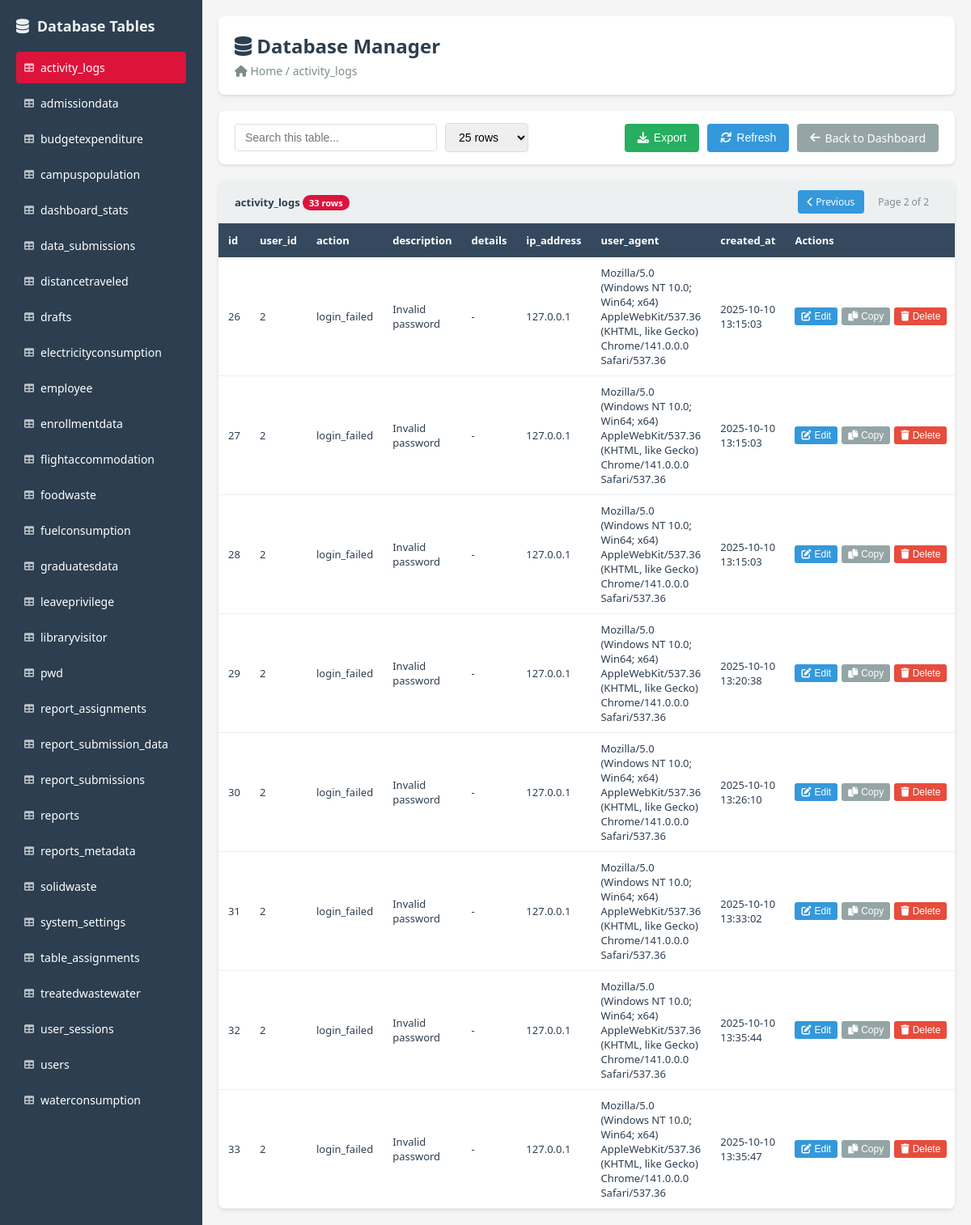
Page /Rework/database_manager.php?table=activity_logs&limit=25&offset=25 on the committed database.
### tables this page shows
CREATE TABLE `activity_logs` (
  `id` int(11) NOT NULL,
  `user_id` int(11) DEFAULT NULL,
  `action` varchar(255) NOT NULL,
  `description` text DEFAULT NULL,
  `details` text DEFAULT NULL,
  `ip_address` varchar(45) DEFAULT NULL,
  `user_agent` text DEFAULT NULL,
  `created_at` timestamp NOT NULL DEFAULT current_timestamp()
);

### Rework/database_manager.php (the view, shortened to what this page needs)
<?php
$database = new Database();
$db = $database->getConnection();
$table = $_GET['table'] ?? '';
function getAllTables($db) {
    $stmt = $db->query("SHOW TABLES");
    return $stmt->fetchAll(PDO::FETCH_COLUMN);
}
function getTableData($db, $table, $limit = 25, $offset = 0) {
    $stmt = $db->query("SELECT * FROM `$table` LIMIT $limit OFFSET $offset");
    return $stmt->fetchAll(PDO::FETCH_ASSOC);
}
function getRowCount($db, $table) {
    $stmt = $db->query("SELECT COUNT(*) as count FROM `$table`");
    return $stmt->fetch(PDO::FETCH_ASSOC)['count'];
}
$tables = getAllTables($db);
$tableData = [];
$rowCount = 0;
if ($table && in_array($table, $tables)) {
    $limit = $_GET['limit'] ?? 25;
    $offset = $_GET['offset'] ?? 0;
    $tableData = getTableData($db, $table, $limit, $offset);
    $rowCount = getRowCount($db, $table);
}
?>
<!DOCTYPE html>
<html lang="en">
<head>
    <link href="https://cdnjs.cloudflare.com/ajax/libs/font-awesome/6.0.0/css/all.min.css" rel="stylesheet">
</head>
<body>
    <div class="sidebar">
        <h2><i class="fas fa-database"></i> Database Tables</h2>
        <ul class="table-list">
            <?php foreach ($tables as $t): ?>
                <li class="table-item <?php echo $table === $t ? 'active' : ''; ?>"
                    onclick="window.location.href='?table=<?php echo $t; ?>'">
                    <i class="fas fa-table"></i>
                    <?php echo $t; ?>
                </li>
            <?php endforeach; ?>
        </ul>
    </div>
    <div class="main-content">
        <div class="header">
            <h1><i class="fas fa-database"></i> Database Manager</h1>
            <div class="breadcrumb">
                <i class="fas fa-home"></i> Home /
                <?php if ($table): ?>
                    <span><?php echo $table; ?></span>
                <?php else: ?>
                    <span>Select a table</span>
                <?php endif; ?>
            </div>
        </div>
        <?php if ($table): ?>
            <div class="toolbar">
                <div class="toolbar-left">
                    <input type="text" class="search-box" placeholder="Search this table..." id="searchBox">
                    <select id="rowsPerPage" onchange="changeLimit(this.value)">
                        <option value="25" <?php echo ($limit ?? 25) == 25 ? 'selected' : ''; ?>>25 rows</option>
                    </select>
                </div>
                <div class="toolbar-right">
                    <button class="btn btn-success" onclick="exportTable()">
                        <i class="fas fa-download"></i> Export
                    </button>
                    <button class="btn btn-primary" onclick="window.location.reload()">
                        <i class="fas fa-sync"></i> Refresh
                    </button>
                    <a href="admin-dashboard.html" class="btn btn-secondary">
                        <i class="fas fa-arrow-left"></i> Back to Dashboard
                    </a>
                </div>
            </div>
            <div class="table-container">
                <div class="info-bar">
                    <div>
                        <strong><?php echo $table; ?></strong>
                        <span class="badge"><?php echo $rowCount; ?> rows</span>
                    </div>
                    <div class="pagination">
                        <?php
                        $currentPage = floor($offset / $limit) + 1;
                        $totalPages = ceil($rowCount / $limit);
                        if ($currentPage > 1): ?>
                            <a href="?table=<?php echo $table; ?>&limit=<?php echo $limit; ?>&offset=<?php echo ($currentPage - 2) * $limit; ?>">
                                <i class="fas fa-chevron-left"></i> Previous
                            </a>
                        <?php endif; ?>
                        <span>Page <?php echo $currentPage; ?> of <?php echo $totalPages; ?></span>
                    </div>
                </div>
                <?php if (!empty($tableData)): ?>
                    <table class="data-table">
                        <thead>
                            <tr>
                                <?php foreach (array_keys($tableData[0]) as $column): ?>
                                    <th><?php echo $column; ?></th>
                                <?php endforeach; ?>
                                <th>Actions</th>
                            </tr>
                        </thead>
                        <tbody>
                            <?php foreach ($tableData as $row): ?>
                                <tr>
                                    <?php foreach ($row as $value): ?>
                                        <td><?php echo htmlspecialchars($value ?? '-'); ?></td>
                                    <?php endforeach; ?>
                                    <td>
                                        <div class="action-btns">
                                            <button class="action-btn edit" onclick="editRow(<?php echo $row['id'] ?? 0; ?>)">
                                                <i class="fas fa-edit"></i> Edit
                                            </button>
                                            <button class="action-btn copy" onclick="copyRow(<?php echo $row['id'] ?? 0; ?>)">
                                                <i class="fas fa-copy"></i> Copy
                                            </button>
                                            <button class="action-btn delete" onclick="deleteRow(<?php echo $row['id'] ?? 0; ?>)">
                                                <i class="fas fa-trash"></i> Delete
                                            </button>
                                        </div>
                                    </td>
                                </tr>
                            <?php endforeach; ?>
                        </tbody>
                    </table>
                <?php endif; ?>
            </div>
        <?php endif; ?>
    </div>
</body>
</html>

### Rework/database_manager.php (style rules this page uses)
* { margin: 0; padding: 0; box-sizing: border-box; }
body { font-family: 'Segoe UI', Tahoma, Geneva, Verdana, sans-serif; background: #f5f5f5; display: flex; min-height: 100vh; }
.sidebar { width: 250px; background: #2c3e50; color: white; padding: 20px; overflow-y: auto; }
.sidebar h2 { margin-bottom: 20px; font-size: 18px; color: #ecf0f1; display: flex; align-items: center; gap: 10px; }
.table-list { list-style: none; }
.table-item { padding: 10px; margin-bottom: 5px; border-radius: 4px; cursor: pointer; transition: background 0.2s; display: flex; align-items: center; gap: 8px; font-size: 14px; }
.table-item.active { background: #dc143c; }
.table-item i { font-size: 12px; opacity: 0.7; }
.main-content { flex: 1; padding: 20px; overflow-x: auto; }
.header { background: white; padding: 20px; border-radius: 8px; margin-bottom: 20px; box-shadow: 0 2px 4px rgba(0,0,0,0.1); }
.header h1 { font-size: 24px; color: #2c3e50; margin-bottom: 5px; }
.header .breadcrumb { color: #7f8c8d; font-size: 14px; }
.toolbar { background: white; padding: 15px 20px; border-radius: 8px; margin-bottom: 20px; display: flex; justify-content: space-between; align-items: center; flex-wrap: wrap; gap: 10px; box-shadow: 0 2px 4px rgba(0,0,0,0.1); }
.toolbar-left { display: flex; gap: 10px; align-items: center; }
.toolbar-right { display: flex; gap: 10px; }
.btn { padding: 8px 16px; border: none; border-radius: 4px; cursor: pointer; font-size: 14px; display: inline-flex; align-items: center; gap: 6px; transition: all 0.2s; text-decoration: none; color: white; }
.btn-primary { background: #3498db; }
.btn-success { background: #27ae60; }
.btn-secondary { background: #95a5a6; }
.table-container { background: white; border-radius: 8px; overflow: hidden; box-shadow: 0 2px 4px rgba(0,0,0,0.1); }
.data-table { width: 100%; border-collapse: collapse; font-size: 13px; }
.data-table thead { background: #34495e; color: white; }
.data-table thead th { padding: 12px; text-align: left; font-weight: 600; white-space: nowrap; }
.data-table tbody tr { border-bottom: 1px solid #ecf0f1; }
.data-table tbody td { padding: 10px 12px; color: #2c3e50; }
.action-btns { display: flex; gap: 5px; }
.action-btn { padding: 4px 8px; border: none; border-radius: 3px; cursor: pointer; font-size: 12px; color: white; display: inline-flex; align-items: center; gap: 4px; }
.action-btn.edit { background: #3498db; }
.action-btn.delete { background: #e74c3c; }
.action-btn.copy { background: #95a5a6; }
.info-bar { background: #ecf0f1; padding: 12px 20px; display: flex; justify-content: space-between; align-items: center; font-size: 13px; color: #2c3e50; }
.pagination { display: flex; gap: 5px; align-items: center; }
.pagination a { padding: 6px 12px; background: #3498db; color: white; text-decoration: none; border-radius: 4px; font-size: 12px; }
.pagination span { padding: 6px 12px; color: #7f8c8d; font-size: 12px; }
.search-box { padding: 8px 12px; border: 1px solid #ddd; border-radius: 4px; font-size: 14px; width: 250px; }
select { padding: 8px 12px; border: 1px solid #ddd; border-radius: 4px; font-size: 14px; }
.badge { background: #dc143c; color: white; padding: 2px 8px; border-radius: 10px; font-size: 11px; font-weight: 600; }

### rows in the picture
activity_logs: id "26", user "2", action "login_failed", description "Invalid password", value "-", ip_address "127.0.0.1", user_agent "Mozilla/5.0 (Windows NT 10.0; Win64; x64) AppleWebKit/537.36 (KHTML, like Gecko) Chrome/141.0.0.0 Safari/537.36", created_at "2025-10-10 13:15:03"
activity_logs: id "27", user "2", action "login_failed", description "Invalid password", value "-", ip_address "127.0.0.1", user_agent "Mozilla/5.0 (Windows NT 10.0; Win64; x64) AppleWebKit/537.36 (KHTML, like Gecko) Chrome/141.0.0.0 Safari/537.36", created_at "2025-10-10 13:15:03"
activity_logs: id "28", user "2", action "login_failed", description "Invalid password", value "-", ip_address "127.0.0.1", user_agent "Mozilla/5.0 (Windows NT 10.0; Win64; x64) AppleWebKit/537.36 (KHTML, like Gecko) Chrome/141.0.0.0 Safari/537.36", created_at "2025-10-10 13:15:03"
activity_logs: id "29", user "2", action "login_failed", description "Invalid password", value "-", ip_address "127.0.0.1", user_agent "Mozilla/5.0 (Windows NT 10.0; Win64; x64) AppleWebKit/537.36 (KHTML, like Gecko) Chrome/141.0.0.0 Safari/537.36", created_at "2025-10-10 13:20:38"
activity_logs: id "30", user "2", action "login_failed", description "Invalid password", value "-", ip_address "127.0.0.1", user_agent "Mozilla/5.0 (Windows NT 10.0; Win64; x64) AppleWebKit/537.36 (KHTML, like Gecko) Chrome/141.0.0.0 Safari/537.36", created_at "2025-10-10 13:26:10"
activity_logs: id "31", user "2", action "login_failed", description "Invalid password", value "-", ip_address "127.0.0.1", user_agent "Mozilla/5.0 (Windows NT 10.0; Win64; x64) AppleWebKit/537.36 (KHTML, like Gecko) Chrome/141.0.0.0 Safari/537.36", created_at "2025-10-10 13:33:02"
activity_logs: id "32", user "2", action "login_failed", description "Invalid password", value "-", ip_address "127.0.0.1", user_agent "Mozilla/5.0 (Windows NT 10.0; Win64; x64) AppleWebKit/537.36 (KHTML, like Gecko) Chrome/141.0.0.0 Safari/537.36", created_at "2025-10-10 13:35:44"
activity_logs: id "33", user "2", action "login_failed", description "Invalid password", value "-", ip_address "127.0.0.1", user_agent "Mozilla/5.0 (Windows NT 10.0; Win64; x64) AppleWebKit/537.36 (KHTML, like Gecko) Chrome/141.0.0.0 Safari/537.36", created_at "2025-10-10 13:35:47"

### other values in the picture
$t "activity_logs"
$t "admissiondata"
$t "budgetexpenditure"
$t "campuspopulation"
$t "dashboard_stats"
$t "data_submissions"
$t "distancetraveled"
$t "drafts"
$t "electricityconsumption"
$t "employee"
$t "enrollmentdata"
$t "flightaccommodation"
$t "foodwaste"
$t "fuelconsumption"
$t "graduatesdata"
